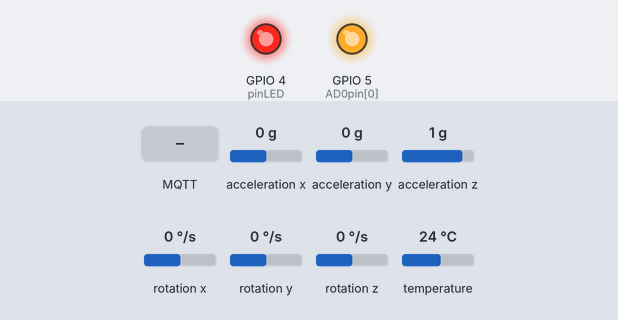
A program run on a simulated ESP32-S3. On the bench: output pins drawn as LEDs (lit = HIGH). Inputs (shaded band) come from the test bench; at power-on: acceleration x 0 g, acceleration y 0 g, acceleration z 1 g, rotation x 0 °/s, rotation y 0 °/s, rotation z 0 °/s, temperature 24 °C. WiFi joins after 1.5 s; servers stay silent unless stated; no MQTT or app messages arrive unless stated; what the program prints to the serial monitor is not drawn.

Above: at 0.1 s.
At 3.2 s:
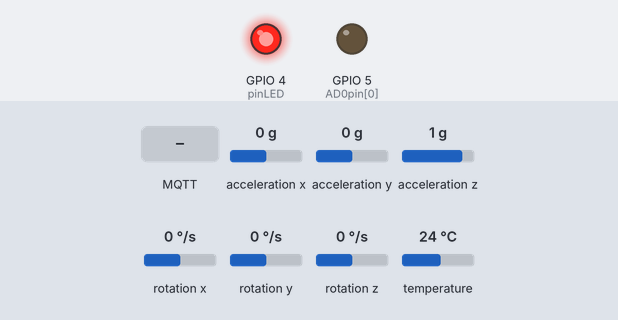
3.3 s: MQTT message "request" arrives on the first subscribed topic
Timing chart, 0 to 6.3 s (numbered marks = the images above; inputs shaded):
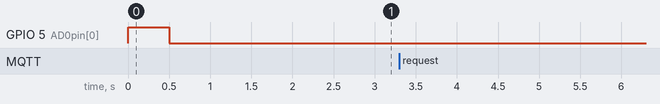

Measured:
- after the input at 3.3 s, every drawn part: stays the same

The program:

main.cpp
```cpp
#include <WiFi.h>
#include <PubSubClient.h>
#include <ArduinoJson.h>
#include <Wire.h>
#include <MPU6050_light.h>

// --- Configuration ---
char WIFI_SSID[] = "Wokwi-GUEST";
char WIFI_PASSWORD[] = "";
const char* token = ""; // <-- Replace with your Access Token
const char* thingsboard_server = "thingsboard.cloud"; // <-- Replace with your ThingsBoard server address
// if DNS fail use demo.thingsboard.io[104.196.24.70] | thingsboard.cloud[44.194.165.190] | eu.thingsboard.cloud[3.69.110.78]
// or try ping <domain name> to get IP address from CMD

const int port = 1883;

const char STUDENT_ID[]      = "";   // <-- Replace with your Student ID
const char FIRMWARE_VERSION[] = "1.0";

// --- Hardware Pins (from diagram.json — ESP32-S3) ---
#define pinLED 4       // LED cathode → GPIO 4 (active-LOW: sink to turn ON)
#define LED_ON  LOW    // LED wired 3V3 → R → Anode → Cathode → GPIO: LOW = ON
#define LED_OFF HIGH

bool ledState = false;  // current LED state (true = ON), reported as "led_state" attribute

#define pinSDA 8       // MPU6050 SDA → GPIO 8 (10kΩ pull-up to 3V3)
#define pinSCL 9       // MPU6050 SCL → GPIO 9 (10kΩ pull-up to 3V3)

// --- MPU6050 Configuration ---
#define NUM_MPUS 1
MPU6050 mpu[NUM_MPUS] = { MPU6050(Wire) };
const int AD0pin[NUM_MPUS] = {5};   // AD0 → GPIO 5

// --- Peripheral Objects ---
WiFiClient espClient;
PubSubClient client(espClient);

// --- Timing ---
unsigned long lastMPUPrintTime = 0;
const unsigned long MPUPrintInterval = 1000;

unsigned long lastMPUPublishTime = 0;
const unsigned long MPUPublishInterval = 1000;

// --- WiFi / MQTT non-blocking reconnect state ---
unsigned long lastWiFiRetry = 0;
const unsigned long wifiRetryInterval = 500;

unsigned long lastMQTTRetry = 0;
const unsigned long mqttRetryInterval = 5000;

// --- Prototypes ---
void onMessage(char* topic, byte* payload, unsigned int length);
void connectToWiFi();
void connectToMQTTBroker();
void setupMPU();
void updateMPU();
void readMPU();
void SelectMPU(int selection);
void publishMPUTelemetry();
void publishAttributes();

// ====================================================================
//  setup()
// ====================================================================
void setup() {
  Serial.begin(115200);  // ESP32-S3 convention; matches boot ROM baud rate
  pinMode(pinLED, OUTPUT);
  digitalWrite(pinLED, LED_OFF);

  // --- Initialize I2C and MPU6050 ---
  setupMPU();

  // --- WiFi (non-blocking initial connect) ---
  WiFi.begin(WIFI_SSID, WIFI_PASSWORD);
  Serial.print("Connecting to WiFi");
  // Allow up to ~10s for initial connect, then fall through to loop()
  unsigned long wifiStart = millis();
  while (WiFi.status() != WL_CONNECTED && millis() - wifiStart < 10000) {
    delay(250);
    Serial.print(".");
  }
  if (WiFi.status() == WL_CONNECTED) {
    Serial.println("\n✅ Connected to WiFi");
  } else {
    Serial.println("\n⚠️ WiFi not connected yet — will retry in loop()");
  }

  client.setServer(thingsboard_server, port);
  client.setBufferSize(512);  // headroom for 10-field MPU JSON + MQTT framing
  // *** set Callback receive from Server ***
  client.setCallback(onMessage);
}

// ====================================================================
//  loop()
// ====================================================================
void loop() {
  // --- Non-blocking WiFi reconnect ---
  if (WiFi.status() != WL_CONNECTED) {
    connectToWiFi();
    return;  // skip MQTT/telemetry until WiFi is up
  }

  // --- Non-blocking MQTT reconnect ---
  if (!client.connected()) {
    connectToMQTTBroker();
    return;  // skip telemetry until MQTT is up
  }
  client.loop();

  // Keep MPU complementary filter running every iteration
  updateMPU();

  // Serial debug output (gated by MPUPrintInterval)
  readMPU();

  // Publish to ThingsBoard (gated by MPUPublishInterval)
  publishMPUTelemetry();
}

// ====================================================================
//  MPU6050 Functions
// ====================================================================

// Initialize I2C on diagram-specified pins and set up all MPU6050 sensors.
void setupMPU() {
  Wire.begin(pinSDA, pinSCL);
  Wire.setTimeOut(1000);  // guard against a wedged I2C bus (avoids interrupt-WDT panic)

  for (int i = 0; i < NUM_MPUS; i++) {
    pinMode(AD0pin[i], OUTPUT);
    digitalWrite(AD0pin[i], HIGH);  // default HIGH → address 0x69 (deselected)
  }

  Serial.println(F("Initializing MPU-6050 sensors. Do not move the sensor."));
  delay(500);

  for (int i = 0; i < NUM_MPUS; i++) {
    SelectMPU(i);

    byte status = mpu[i].begin();
    Serial.print(F("Initializing MPU-6050 "));
    Serial.print(i);
    Serial.print(F(", error = "));
    Serial.print(status);
    if (status == 0)
      Serial.print(F(" (no error)"));
    Serial.println();

    // calcOffsets() runs a tight 500-iteration I2C polling loop that hangs
    // Wokwi's simulated I2C bus and trips the interrupt watchdog — skip it
    // here; offsets default to 0 (set in the MPU6050 constructor).
  }

  Serial.println(F("MPU-6050 initialization done"));
  Serial.println(F("Click on a MPU-6050 module and change the acceleration and gyro."));

  lastMPUPrintTime = millis();
  lastMPUPublishTime = millis();
}

// Call every loop() iteration to keep the complementary filter updated.
void updateMPU() {
  for (int i = 0; i < NUM_MPUS; i++) {
    SelectMPU(i);
    mpu[i].update();
  }
}

// Print detailed sensor readings to Serial (non-blocking, interval-gated).
void readMPU() {
  if (millis() - lastMPUPrintTime < MPUPrintInterval) return;
  lastMPUPrintTime = millis();

  for (int i = 0; i < NUM_MPUS; i++) {
    SelectMPU(i);

    Serial.print(i);
    Serial.print(":");
    Serial.print(F("T="));
    Serial.print(mpu[i].getTemp(), 0);
    Serial.print(F(",ACC="));
    Serial.print(mpu[i].getAccX());
    Serial.print(",");
    Serial.print(mpu[i].getAccY());
    Serial.print(",");
    Serial.print(mpu[i].getAccZ());

    Serial.print(F(",GYRO="));
    Serial.print(mpu[i].getGyroX(), 0);
    Serial.print(",");
    Serial.print(mpu[i].getGyroY(), 0);
    Serial.print(",");
    Serial.print(mpu[i].getGyroZ(), 0);

    Serial.print(F(",ACC ANGLE="));
    Serial.print(mpu[i].getAccAngleX(), 0);
    Serial.print(",");
    Serial.print(mpu[i].getAccAngleY(), 0);

    Serial.print(F(",ANGLE="));
    Serial.print(mpu[i].getAngleX(), 0);
    Serial.print(",");
    Serial.print(mpu[i].getAngleY(), 0);
    Serial.print(",");
    Serial.print(mpu[i].getAngleZ(), 0);
    Serial.println();
  }
  Serial.println(F("======================================================================================\n"));
}

// Choose a MPU by index — drives AD0 LOW on the selected sensor (address 0x68),
// HIGH on all others (address 0x69).
void SelectMPU(int selection) {
  for (int i = 0; i < NUM_MPUS; i++) {
    if (i == selection)
      digitalWrite(AD0pin[i], LOW);   // selected → 0x68
    else
      digitalWrite(AD0pin[i], HIGH);  // not selected → 0x69
  }
}

// ====================================================================
//  ThingsBoard Telemetry — MPU6050
// ====================================================================

// Publish MPU6050 telemetry to ThingsBoard (independent timer from serial debug).
void publishMPUTelemetry() {
  if (millis() - lastMPUPublishTime < MPUPublishInterval) return;
  lastMPUPublishTime = millis();

  for (int i = 0; i < NUM_MPUS; i++) {
    SelectMPU(i);

    JsonDocument doc;
    doc["mpu_temp"]    = mpu[i].getTemp();
    doc["acc_x"]       = mpu[i].getAccX();
    doc["acc_y"]       = mpu[i].getAccY();
    doc["acc_z"]       = mpu[i].getAccZ();
    doc["gyro_x"]      = mpu[i].getGyroX();
    doc["gyro_y"]      = mpu[i].getGyroY();
    doc["gyro_z"]      = mpu[i].getGyroZ();
    doc["angle_x"]     = mpu[i].getAngleX();
    doc["angle_y"]     = mpu[i].getAngleY();
    doc["angle_z"]     = mpu[i].getAngleZ();

    char payload[256];
    size_t len = serializeJson(doc, payload, sizeof(payload));
    if (len > 0) {
      client.publish("v1/devices/me/telemetry", payload);
      Serial.print(F("📨 MPU Sent: "));
      Serial.println(payload);
    }
  }
}

// ====================================================================
//  RPC Callback Function
// ====================================================================
// this function active when Postman/ThingsBoard send API
void onMessage(char* topic, byte* payload, unsigned int length) {
  Serial.print(F("📩 Message arrived ["));
  Serial.print(topic);
  Serial.println("]");

  // Build response topic by replacing "request" with "response".
  // Copy it first: `topic` points into PubSubClient's shared buffer,
  // which any client.publish() call overwrites.
  char responseTopic[128];
  strncpy(responseTopic, topic, sizeof(responseTopic) - 1);
  responseTopic[sizeof(responseTopic) - 1] = '\0';
  char* reqPtr = strstr(responseTopic, "request");
  if (reqPtr) {
    // In-place replace: "request" (7 chars) → "response" (8 chars)
    // Shift tail right by 1 to make room
    size_t tailLen = strlen(reqPtr + 7);
    memmove(reqPtr + 8, reqPtr + 7, tailLen + 1);
    memcpy(reqPtr, "response", 8);
  }

  JsonDocument doc;
  DeserializationError err = deserializeJson(doc, payload, length);
  if (err) {
    Serial.print(F("❌ JSON parse error: "));
    Serial.println(err.c_str());
    return;
  }

  const char* methodName = doc["method"];  // "setLed"
  bool params = doc["params"];             // true or false

  bool handled = false;
  if (methodName && strcmp(methodName, "setLed") == 0) {
    handled = true;
    ledState = params;
    digitalWrite(pinLED, ledState ? LED_ON : LED_OFF);
    Serial.print(F("💡 LED Status: "));
    Serial.println(ledState ? "ON" : "OFF");
  }

  // send Response back (Two-way RPC)
  JsonDocument resp;
  resp["success"] = handled;
  if (handled) resp["led_state"] = ledState;
  char respPayload[64];
  serializeJson(resp, respPayload, sizeof(respPayload));
  client.publish(responseTopic, respPayload);

  // Publish attributes only after the response — it reuses the MQTT buffer
  if (handled) publishAttributes();  // report new LED state to ThingsBoard
}

// ====================================================================
//  Non-blocking WiFi Reconnect
// ====================================================================
void connectToWiFi() {
  if (millis() - lastWiFiRetry < wifiRetryInterval) return;
  lastWiFiRetry = millis();

  Serial.print(".");
  if (WiFi.status() == WL_CONNECTED) {
    Serial.println("\n✅ Connected to WiFi");
  }
}

// ====================================================================
//  Non-blocking MQTT Connection
// ====================================================================
void connectToMQTTBroker() {
  if (millis() - lastMQTTRetry < mqttRetryInterval) return;
  lastMQTTRetry = millis();

  Serial.println(F("☁️ Connecting to ThingsBoard..."));
  if (client.connect("ESP32_Client", token, NULL)) {
    Serial.println(F("✅ Connected"));
    // *** Subscribe topic receive RPC ***
    client.subscribe("v1/devices/me/rpc/request/+");
    publishAttributes();
  } else {
    Serial.print(F("❌ MQTT connect failed, rc="));
    Serial.println(client.state());
  }
}

// ====================================================================
//  ThingsBoard Attributes
// ====================================================================
void publishAttributes() {
  JsonDocument doc;
  doc["student_id"] = STUDENT_ID;
  doc["firmware_version"] = FIRMWARE_VERSION;
  doc["led_state"] = ledState;

  char payload[128];
  size_t len = serializeJson(doc, payload, sizeof(payload));

  if (len > 0 && client.publish("v1/devices/me/attributes", payload)) {
    Serial.print(F("📨 Attributes sent: "));
    Serial.println(payload);
  } else {
    Serial.println(F("❌ Attributes publish failed"));
  }
}
```
